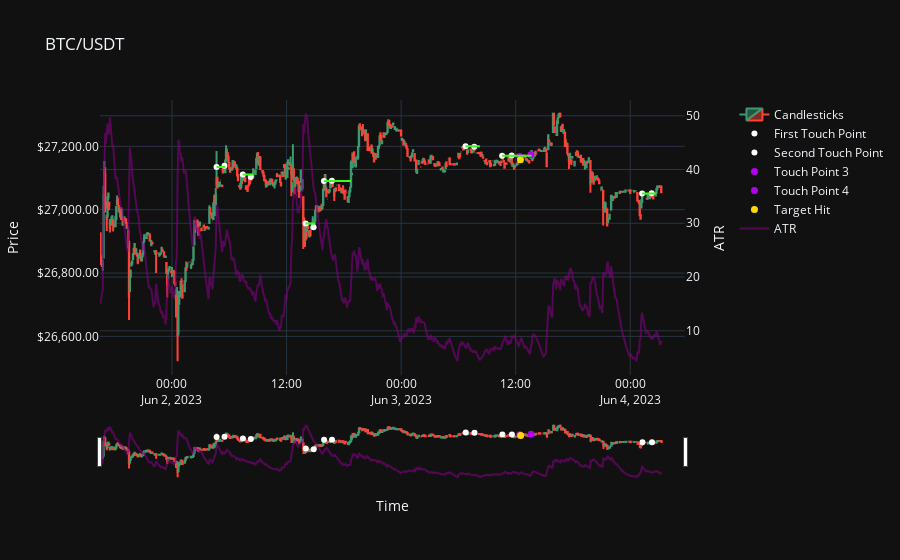
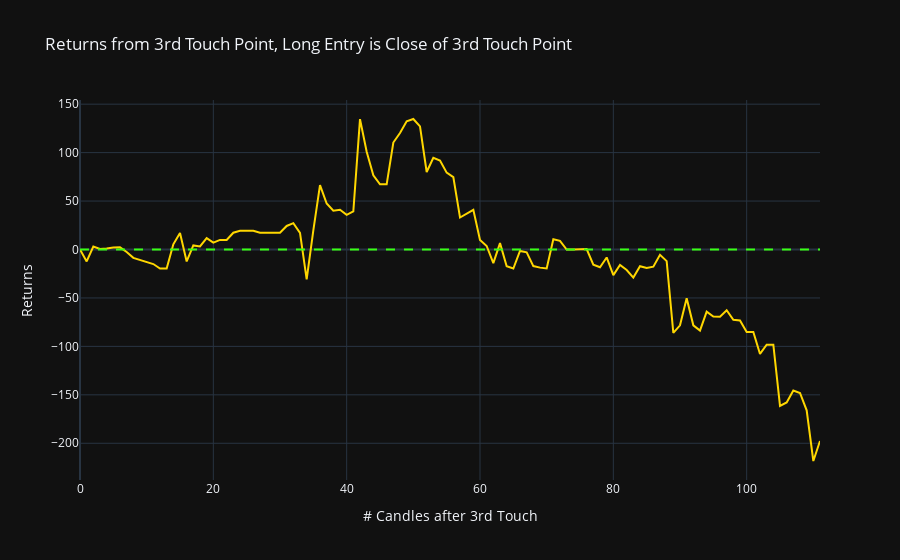

Write notebook code for charts like these, in order.
### Code cell
# Candlestick plot
fig = make_subplots(specs=[[{"secondary_y": True}]])

# Plots candlestick graph with atr, rsi, sma, horizontal resistance line, all touch points and target hit point.
candlestick_trace = go.Candlestick(x=df['time'], open=df['open'], high=df['high'], low=df['low'], close=df['close'], name='Candlesticks')
atr_trace = go.Scatter(x=df['time'], y=df['atr'], mode='lines', name='ATR', line=dict(color='purple'), opacity=0.6)
first_touch_trace = go.Scatter(x=resistance_df['initial_point'], y=resistance_df['line_price'], mode='markers', name='First Touch Point', marker=dict(color='white', size=6))
second_touch_trace = go.Scatter(x=resistance_df['touch_2'], y=resistance_df['touch_2_price'], mode='markers', name='Second Touch Point', marker=dict(color='white', size=6))
target_trace = go.Scatter(x=resistance_df['target_hit_time'], y=resistance_df['net_pl'] + resistance_df['entry_price'], mode='markers', name='Target Hit', marker=dict(color='#FFD700', size=7))

fig.add_trace(candlestick_trace, secondary_y=False)
fig.add_trace(first_touch_trace, secondary_y=False)
fig.add_trace(second_touch_trace, secondary_y=False)

# adding multiple touch point traces to the figure starting with 'touch_point_3'.
for i in range(3, len(resistance_df.columns)):
    touch_point_column = 'touch_point_' + str(i)
    touch_price_column = 'touch_point_' + str(i) + '_price'
    # If a column name exists in the df in the format 'touch_point_i', a trace is created for the touch points in that column and added to graph.
    if touch_point_column in resistance_df.columns:
        touch_point_trace = go.Scatter(x=resistance_df[touch_point_column], y=resistance_df[touch_price_column], mode='markers', name=f'Touch Point {i}', marker=dict(color='#B200ED', size=7))
        fig.add_trace(touch_point_trace, secondary_y=False)

fig.add_trace(target_trace, secondary_y=False)
fig.add_trace(atr_trace, secondary_y=True)

fig.update_layout(title='BTC/USDT', xaxis_title='Time', template="plotly_dark")
fig.update_yaxes(title_text='Price', secondary_y=False, tickformat="$,.2f", autorange=True, fixedrange=False)
fig.update_yaxes(title_text='ATR', secondary_y=True)

# Adds the horizontal resistance lines to graph. Iterates through each row of the resistance_df.
for _, row in resistance_df.iterrows():
    start_time = row['initial_point']
    end_time = row['end_of_line']
    price = row['line_price']
    
    fig.add_shape(type="line", x0=start_time, y0=price, x1=end_time, y1=price, line=dict(color='#39FF14', width=2), xref='x', yref='y')

fig.show()

# Returns plot
fig = go.Figure()

# Creates a trace for each item in the returns_dict and adds them to the second figure.
# Each item in returns_dict represents the return series from a particular resistance line, starting from the third touch point.
for idx, (_, returns) in enumerate(returns_dict.items()):
    scatter_trace = go.Scatter(y=returns, mode='lines', name=f'res_line_{idx + 1}', line=dict(color='#FFD700'))
    fig.add_trace(scatter_trace)

fig.add_hline(y=0, line=dict(color='#39FF14', width=2, dash='dash'))
fig.update_layout(title="Returns from 3rd Touch Point, Long Entry is Close of 3rd Touch Point", xaxis_title="# Candles after 3rd Touch", yaxis_title="Returns", template="plotly_dark")
fig.show()

### Figure 1 — Plotly figure (JSON) as saved in the notebook; plotly's stock layout.template omitted (floating-point values rounded to 4 significant figures; data arrays with more than 128 entries replaced by an {"elided": "..."} marker saying what was removed)
{"data": [{"close": {"elided": "706 float values"}, "high": {"elided": "706 float values"}, "low": {"elided": "706 float values"}, "name": "Candlesticks", "open": {"elided": "706 float values"}, "type": "candlestick", "x": {"elided": "706 str values"}, "xaxis": "x", "yaxis": "y"}, {"marker": {"color": "white", "size": 6}, "mode": "markers", "name": "First Touch Point", "type": "scatter", "x": ["2023-06-02T04:40:00", "2023-06-02T07:25:00", "2023-06-02T14:00:00", "2023-06-02T15:55:00", "2023-06-03T06:45:00", "2023-06-03T10:35:00", "2023-06-04T01:15:00"], "xaxis": "x", "y": [27130.0, 27111, 26960.0, 27090.0, 27200, 27170.0, 27050.0], "yaxis": "y"}, {"marker": {"color": "white", "size": 6}, "mode": "markers", "name": "Second Touch Point", "type": "scatter", "x": ["2023-06-02T05:30:00", "2023-06-02T08:15:00", "2023-06-02T14:50:00", "2023-06-02T16:45:00", "2023-06-03T07:40:00", "2023-06-03T11:35:00", "2023-06-04T02:15:00"], "xaxis": "x", "y": [27140.0, 27100.0, 26940.0, 27090.0, 27200.0, 27170.0, 27050.0], "yaxis": "y"}, {"marker": {"color": "#B200ED", "size": 7}, "mode": "markers", "name": "Touch Point 3", "type": "scatter", "x": [null, null, null, null, null, "2023-06-03T12:25:00", null], "xaxis": "x", "y": [null, null, null, null, null, 27170.0, null], "yaxis": "y"}, {"marker": {"color": "#B200ED", "size": 7}, "mode": "markers", "name": "Touch Point 4", "type": "scatter", "x": [null, null, null, null, null, "2023-06-03T13:35:00", null], "xaxis": "x", "y": [null, null, null, null, null, 27170.0, null], "yaxis": "y"}, {"marker": {"color": "#FFD700", "size": 7}, "mode": "markers", "name": "Target Hit", "type": "scatter", "x": [null, null, null, null, null, "2023-06-03T12:30:00", null], "xaxis": "x", "y": [null, null, null, null, null, 27160.0, null], "yaxis": "y"}, {"line": {"color": "purple"}, "mode": "lines", "name": "ATR", "opacity": 0.6, "type": "scatter", "x": {"elided": "706 str values"}, "xaxis": "x", "y": {"elided": "706 float values"}, "yaxis": "y2"}], "layout": {"shapes": [{"line": {"color": "#39FF14", "width": 2}, "type": "line", "x0": "2023-06-02T04:40:00", "x1": "2023-06-02T05:35:00", "xref": "x", "y0": 27130.0, "y1": 27130.0, "yref": "y"}, {"line": {"color": "#39FF14", "width": 2}, "type": "line", "x0": "2023-06-02T07:25:00", "x1": "2023-06-02T08:30:00", "xref": "x", "y0": 27111, "y1": 27111, "yref": "y"}, {"line": {"color": "#39FF14", "width": 2}, "type": "line", "x0": "2023-06-02T14:00:00", "x1": "2023-06-02T15:00:00", "xref": "x", "y0": 26960.0, "y1": 26960.0, "yref": "y"}, {"line": {"color": "#39FF14", "width": 2}, "type": "line", "x0": "2023-06-02T15:55:00", "x1": "2023-06-02T18:45:00", "xref": "x", "y0": 27090.0, "y1": 27090.0, "yref": "y"}, {"line": {"color": "#39FF14", "width": 2}, "type": "line", "x0": "2023-06-03T06:45:00", "x1": "2023-06-03T08:15:00", "xref": "x", "y0": 27200, "y1": 27200, "yref": "y"}, {"line": {"color": "#39FF14", "width": 2}, "type": "line", "x0": "2023-06-03T10:35:00", "x1": "2023-06-03T13:40:00", "xref": "x", "y0": 27170.0, "y1": 27170.0, "yref": "y"}, {"line": {"color": "#39FF14", "width": 2}, "type": "line", "x0": "2023-06-04T01:15:00", "x1": "2023-06-04T02:45:00", "xref": "x", "y0": 27050.0, "y1": 27050.0, "yref": "y"}], "title": {"text": "BTC/USDT"}, "xaxis": {"anchor": "y", "domain": [0, 0.94], "title": {"text": "Time"}}, "yaxis": {"anchor": "x", "autorange": true, "domain": [0, 1], "fixedrange": false, "tickformat": "$,.2f", "title": {"text": "Price"}}, "yaxis2": {"anchor": "x", "overlaying": "y", "side": "right", "title": {"text": "ATR"}}}}

### Figure 2 — Plotly figure (JSON) as saved in the notebook; plotly's stock layout.template omitted (floating-point values rounded to 4 significant figures)
{"data": [{"line": {"color": "#FFD700"}, "mode": "lines", "name": "res_line_1", "type": "scatter", "y": [0, -12.3, 3.1, 0.6, 1, 2.1, 2.2, -2.6, -8.6, -10.6, -12.9, -15, -19.6, -19.6, 5.4, 17, -12.3, 4.2, 3.1, 11.7, 7.1, 9.9, 9.9, 17.3, 19.3, 19.3, 19.3, 17.3, 17.2, 17.2, 17.3, 24.3, 27.2, 17.2, -30.8, 19.8, 66.5, 47.5, 40.1, 41, 35.8, 39.3, 134.6, 100.9, 76.5, 67.3, 67.3, 110.4, 120.3, 132.4, 134.7, 127.1, 80, 94.6, 91.9, 79.3, 74.7, 33, 36.7, 41, 9.9, 3.6, -14.1, 6.6, -17.2, -19.6, -1.5, -2.9, -17.1, -18.7, -19.5, 10.6, 8.9, 0, 0, -0.1, 0.5, -15.6, -18.3, -8.2, -26.4, -16, -21.2, -29, -17.2, -19.1, -17.7, -5.5, -12, -86, -78.3, -50.3, -78.3, -83.7, -64.1, -69.1, -69.3, -62.7, -72.6, -73.2, -85.1, -85.1, -107.8, -98.3, -98.3, -161.5, -157.9, -145.5, -148.1, -166, -218.3, -197.6]}], "layout": {"shapes": [{"line": {"color": "#39FF14", "dash": "dash", "width": 2}, "type": "line", "x0": 0, "x1": 1, "xref": "x domain", "y0": 0, "y1": 0, "yref": "y"}], "title": {"text": "Returns from 3rd Touch Point, Long Entry is Close of 3rd Touch Point"}, "xaxis": {"title": {"text": "# Candles after 3rd Touch"}}, "yaxis": {"title": {"text": "Returns"}}}}
